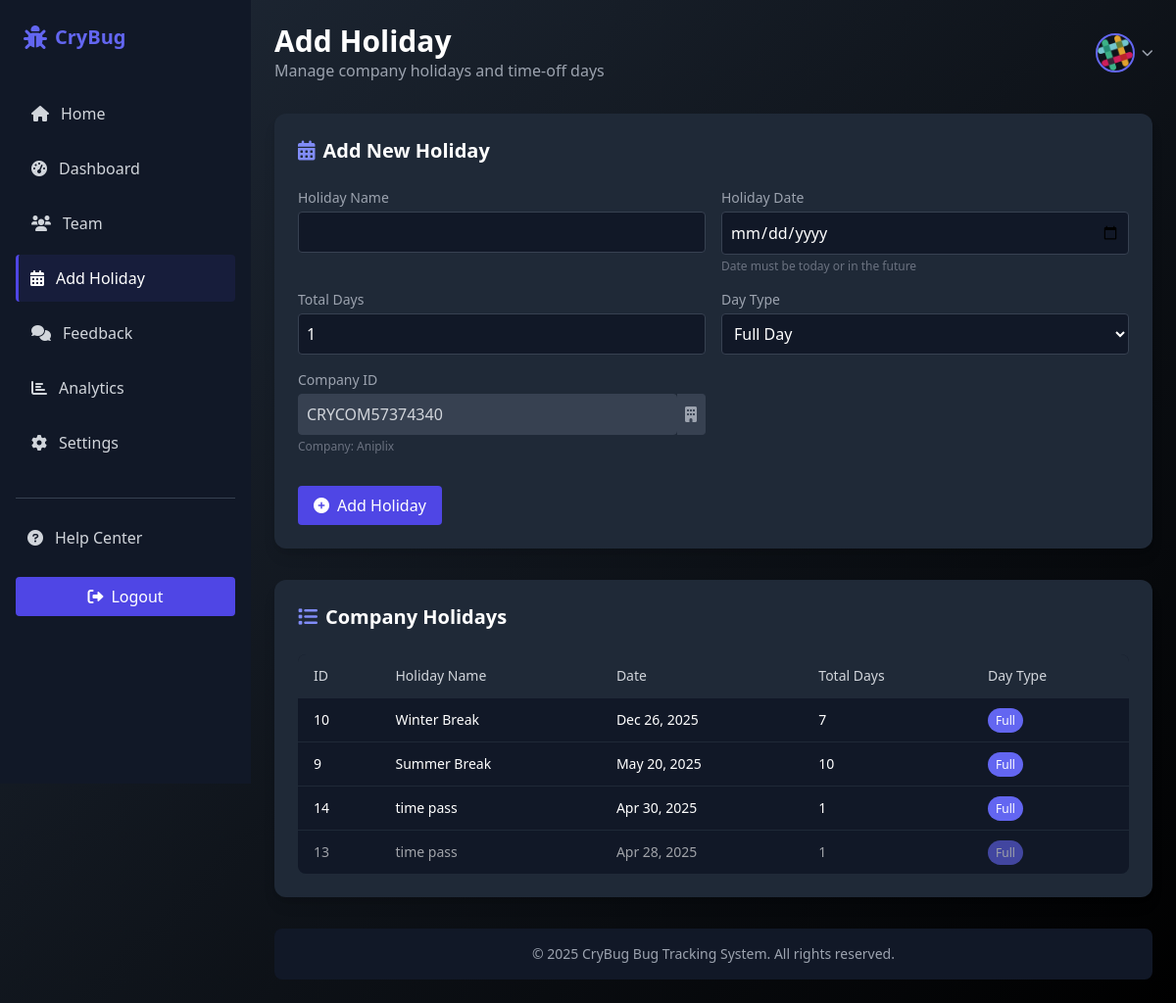
/companyProfile/holiday.php (signed in), run on the app's committed database.
### tables this page shows
CREATE TABLE `holiday` (
  `holiday_id` int NOT NULL,
  `holiday_name` varchar(100) NOT NULL,
  `holiday_date` date NOT NULL,
  `holiday_total_days` int DEFAULT '1',
  `holiday_cmp_id` varchar(255) DEFAULT NULL,
  `holiday_day_type` enum('Full','Half') DEFAULT 'Full'
);

### companyProfile/holiday.php (the view, shortened to what this page needs)
<?php
include "connection.php";
$companyId = $_SESSION['cmp_id'] ?? '';
$companyName = $_SESSION['cmp_name'] ?? 'Company';
$formData = [
    'holiday_name' => '',
    'holiday_date' => '',
    'holiday_total_days' => 1,
    'holiday_day_type' => 'Full'
];
$holidaysQuery = "SELECT * FROM holiday WHERE holiday_cmp_id = '$companyId' ORDER BY holiday_date DESC";
$holidaysResult = $con->query($holidaysQuery);
?>
<!DOCTYPE html>
<html lang="en">
<head>
    <link rel="stylesheet" href="https://cdnjs.cloudflare.com/ajax/libs/tailwindcss/2.2.19/tailwind.min.css">
    <link rel="stylesheet" href="https://cdnjs.cloudflare.com/ajax/libs/font-awesome/6.0.0-beta3/css/all.min.css">
    <link rel="stylesheet" href="dashboard.css">
</head>
<body class="bg-gradient-custom text-white min-h-screen font-sans bg-black antialiased" id="home">
  <div class="flex flex-col md:flex-row">
    <aside class="sidebar w-64 bg-gray-900 p-4 md:fixed md:h-screen transition-all">
      <div class="flex items-center justify-between mb-8 p-2">
        <div class="flex items-center">
            <i class="fas fa-bug text-indigo-500 text-2xl mr-2"></i>
            <h1 class="text-xl font-bold text-indigo-500">CryBug</h1>
          </div>
      </div>
      <nav>
        <ul class="space-y-2">
          <li>
            <a href="../index.php" class="sidebar-link flex items-center p-3 rounded text-gray-300 hover:text-white" data-title="Home">
              <i class="fas fa-home mr-3"></i>
              <span>Home</span>
            </a>
          </li>
          <li>
            <a href="dashboard.php" class="sidebar-link flex items-center p-3 rounded text-gray-300 hover:text-white" data-title="Dashboard">
              <i class="fas fa-tachometer-alt mr-3"></i>
              <span>Dashboard</span>
            </a>
          </li>
          <li>
            <a href="team.php" class="sidebar-link flex items-center p-3 rounded text-gray-300 hover:text-white" data-title="Clients">
              <i class="fas fa-users mr-3"></i>
              <span>Team</span>
            </a>
          </li>
          <li>
            <a href="holiday.php" class="sidebar-link active flex items-center p-3 rounded text-gray-300 hover:text-white" data-title="Clients">
              <i class="fas fa-calendar-alt mr-3"></i>
              <span>Add Holiday</span>
            </a>
          </li>
          <li>
            <a href="feedback.php" class="sidebar-link flex items-center p-3 rounded text-gray-300 hover:text-white" data-title="Feedback">
              <i class="fas fa-comments mr-3"></i>
              <span>Feedback</span>
            </a>
          </li>
          <li>
            <a href="analysis.php" class="sidebar-link flex items-center p-3 rounded text-gray-300 hover:text-white" data-title="Analytics">
              <i class="fas fa-chart-bar mr-3"></i>
              <span>Analytics</span>
            </a>
          </li>
          <li>
            <a href="settings.php" class="sidebar-link flex items-center p-3 rounded text-gray-300 hover:text-white" data-title="Settings">
              <i class="fas fa-cog mr-3"></i>
              <span>Settings</span>
            </a>
          </li>
        </ul>
      </nav>
      <div class="mt-auto pt-8">
        <div class="border-t border-gray-700 pt-4">
          <a href="help.php" class="flex items-center p-3 rounded text-gray-300 hover:text-white" data-title="Help Center">
            <i class="fas fa-question-circle mr-3"></i>
            <span>Help Center</span>
          </a>
          <a href="logout.php"><button class="mt-4 w-full bg-indigo-600 hover:bg-indigo-700 p-2 rounded flex items-center justify-center">
            <i class="fas fa-sign-out-alt mr-2"></i>
            <span>Logout</span>
          </button></a>
        </div>
      </div>
    </aside>
    <main class="md:ml-64 lg:ml-64 flex-1 p-4 md:p-6 transition-all">
      <div class="flex flex-col md:flex-row justify-between items-start md:items-center mb-8">
        <div>
          <h1 class="text-2xl md:text-3xl font-bold">Add Holiday</h1>
          <p class="text-gray-400">Manage company holidays and time-off days</p>
        </div>
        <div class="relative">
      <button id="profileDropdownBtn" class="flex items-center">
        <?php if(!empty($_SESSION['cmp_logo']) && file_exists($_SESSION['cmp_logo'])): ?>
          <img src="<?php echo htmlspecialchars($_SESSION['cmp_logo']); ?>" alt="Profile" class="h-10 w-10 object-cover rounded-full border-2 border-indigo-500" />
        <?php else: ?>
          <img src="../images/Profile/guest.png" alt="Profile" class="h-10 w-10 rounded-full border-2 border-indigo-500" />
        <?php endif; ?>
        <i class="fas fa-chevron-down ml-2 text-xs text-gray-400"></i>
      </button>
    </div>
      </div>
      <section class="bg-gray-800 p-6 rounded-xl shadow-lg mb-8">
        <h2 class="text-xl font-bold mb-6"><i class="fas fa-calendar-alt text-indigo-400 mr-2"></i>Add New Holiday</h2>
        <form method="POST" action="<?php echo htmlspecialchars($_SERVER["PHP_SELF"]); ?>" class="space-y-4">
          <div class="grid grid-cols-1 md:grid-cols-2 gap-4">
            <div>
              <label for="holiday_name" class="block text-sm text-gray-400 mb-1">Holiday Name</label>
              <input type="text" id="holiday_name" name="holiday_name" required
                     class="w-full bg-gray-900 border border-gray-700 rounded p-2 text-white"
                     value="<?php echo htmlspecialchars($formData['holiday_name']); ?>">
            </div>
            <div>
              <label for="holiday_date" class="block text-sm text-gray-400 mb-1">Holiday Date</label>
              <input type="date" id="holiday_date" name="holiday_date" required
                     class="w-full bg-gray-900 border border-gray-700 rounded p-2 text-white"
                     value="<?php echo htmlspecialchars($formData['holiday_date']); ?>">
              <p class="text-xs text-gray-500 mt-1">Date must be today or in the future</p>
            </div>
            <div>
              <label for="holiday_total_days" class="block text-sm text-gray-400 mb-1">Total Days</label>
              <input type="number" id="holiday_total_days" name="holiday_total_days" min="1" required
                     class="w-full bg-gray-900 border border-gray-700 rounded p-2 text-white"
                     value="<?php echo htmlspecialchars($formData['holiday_total_days']); ?>">
            </div>
            <div>
              <label for="holiday_day_type" class="block text-sm text-gray-400 mb-1">Day Type</label>
              <select id="holiday_day_type" name="holiday_day_type" required
                     class="w-full bg-gray-900 border border-gray-700 rounded p-2 text-white">
                <option value="Full" <?php echo ($formData['holiday_day_type'] == 'Full') ? 'selected' : ''; ?>>Full Day</option>
              </select>
            </div>
            <div>
              <label for="holiday_cmp_id" class="block text-sm text-gray-400 mb-1">Company ID</label>
              <div class="flex">
                <input type="text" id="holiday_cmp_id" name="holiday_cmp_id" readonly
                       class="w-full bg-gray-700 border border-gray-700 rounded p-2 text-gray-300 cursor-not-allowed"
                       value="<?php echo htmlspecialchars($companyId); ?>">
                <div class="bg-gray-700 p-2 rounded-r border-r border-t border-b border-gray-700 text-gray-400">
                  <i class="fas fa-building"></i>
                </div>
              </div>
              <p class="text-xs text-gray-500 mt-1">Company: <?php echo htmlspecialchars($companyName); ?></p>
            </div>
          </div>
          <div class="pt-4">
            <button type="submit" class="bg-indigo-600 hover:bg-indigo-700 text-white px-4 py-2 rounded flex items-center">
              <i class="fas fa-plus-circle mr-2"></i> Add Holiday
            </button>
          </div>
        </form>
      </section>
      <section class="bg-gray-800 p-6 rounded-xl shadow-lg mb-8">
        <h2 class="text-xl font-bold mb-6"><i class="fas fa-list text-indigo-400 mr-2"></i>Company Holidays</h2>
        <div class="overflow-x-auto">
          <table class="min-w-full bg-gray-900 rounded-lg overflow-hidden">
            <thead>
              <tr class="bg-gray-800 text-left">
                <th class="px-4 py-3 text-sm font-medium text-gray-300">ID</th>
                <th class="px-4 py-3 text-sm font-medium text-gray-300">Holiday Name</th>
                <th class="px-4 py-3 text-sm font-medium text-gray-300">Date</th>
                <th class="px-4 py-3 text-sm font-medium text-gray-300">Total Days</th>
                <th class="px-4 py-3 text-sm font-medium text-gray-300">Day Type</th>
              </tr>
            </thead>
            <tbody>
              <?php
              if ($holidaysResult && $holidaysResult->num_rows > 0) {
                  while ($holiday = $holidaysResult->fetch_assoc()) {
                      $holidayDate = new DateTime($holiday['holiday_date']);
                      $formattedDate = $holidayDate->format('M j, Y');
                      $currentDate = new DateTime();
                      $isPast = $holidayDate < $currentDate;
                      $rowClass = $isPast ? 'opacity-60' : '';
                      $badgeClass = $holiday['holiday_day_type'] === 'Full' ? 'bg-indigo-500' : 'bg-purple-500';
              ?>
                      <tr class="border-t border-gray-800 hover:bg-gray-800 <?php echo $rowClass; ?>">
                        <td class="px-4 py-3 text-sm"><?php echo htmlspecialchars($holiday['holiday_id']); ?></td>
                        <td class="px-4 py-3 text-sm font-medium"><?php echo htmlspecialchars($holiday['holiday_name']); ?></td>
                        <td class="px-4 py-3 text-sm"><?php echo $formattedDate; ?></td>
                        <td class="px-4 py-3 text-sm"><?php echo htmlspecialchars($holiday['holiday_total_days']); ?></td>
                        <td class="px-4 py-3 text-sm">
                          <span class="px-2 py-1 rounded-full text-xs <?php echo $badgeClass; ?>">
                            <?php echo htmlspecialchars($holiday['holiday_day_type']); ?>
                          </span>
                        </td>
                      </tr>
              <?php
                  }
              } else {
              ?>
                  <tr>
                    <td colspan="5" class="px-4 py-3 text-center text-gray-400">No holidays found</td>
                  </tr>
              <?php
              }
              ?>
            </tbody>
          </table>
        </div>
      </section>
      <footer class="bg-gray-900 p-4 rounded-lg text-center text-gray-400 text-sm">
        <p>&copy; 2025 CryBug Bug Tracking System. All rights reserved.</p>
      </footer>
    </main>
  </div>
</body>
</html>

### companyProfile/dashboard.css (style rules this page uses)
.bg-gradient-custom { background: linear-gradient(135deg, #1f2937 0%, #000000 100%); }
.sidebar-link { transition: all 0.2s ease; border-left: 4px solid transparent; }
.sidebar-link:hover, .sidebar-link.active { background-color: rgba(79, 70, 229, 0.1); border-left: 3px solid #4f46e5; color: white; }
.sidebar { transition: all 0.3s ease; position: fixed; height: 100vh; z-index: 50; }

### data on the page
holiday: holiday_id "10", holiday_name "Winter Break", holiday_date "Dec 26, 2025", holiday_total_days "7", holiday_day_type "Full"
holiday: holiday_id "9", holiday_name "Summer Break", holiday_date "May 20, 2025", holiday_total_days "10", holiday_day_type "Full"
holiday: holiday_id "14", holiday_name "time pass", holiday_date "Apr 30, 2025", holiday_total_days "1", holiday_day_type "Full"
holiday: holiday_id "13", holiday_name "time pass", holiday_date "Apr 28, 2025", holiday_total_days "1", holiday_day_type "Full"

### other printed values
$companyName "Aniplix"
